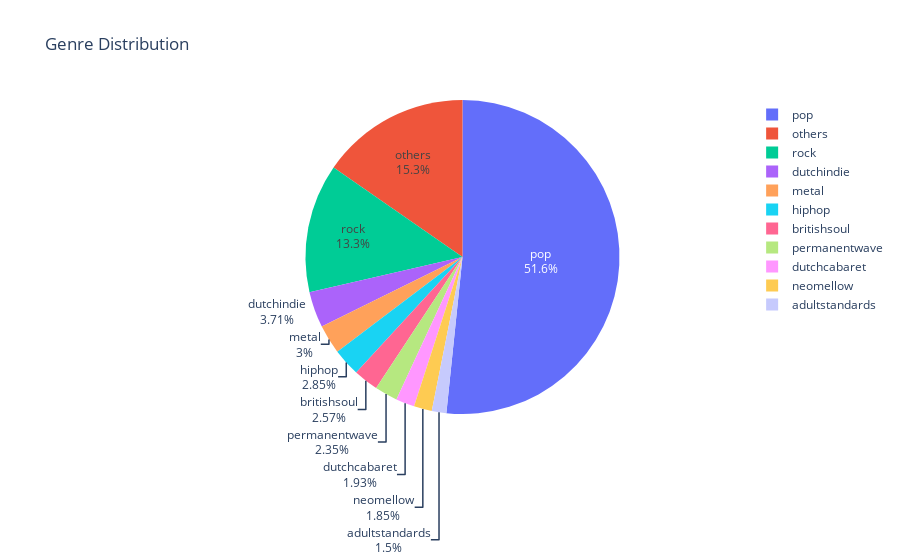

Notebook source saved alongside this figure:
### Code cell
iplot(px.pie(names=genre_count.keys(), 
       values=[genre_count[key] for key in genre_count.keys()],
       title="Genre Distribution"
      ).update_traces(textinfo='label+percent'))

### Figure 1 — Plotly figure (JSON) as saved in the notebook; plotly's stock layout.template omitted (floating-point values rounded to 4 significant figures)
{"data": [{"domain": {"x": [0, 1], "y": [0, 1]}, "hovertemplate": "label=%{label}<br>value=%{value}<extra></extra>", "labels": ["adultstandards", "rock", "hiphop", "metal", "pop", "dutchindie", "dutchcabaret", "permanentwave", "others", "britishsoul", "neomellow"], "legendgroup": "", "name": "", "showlegend": true, "textinfo": "label+percent", "type": "pie", "values": [21, 186, 40, 42, 724, 52, 27, 33, 215, 36, 26]}], "layout": {"legend": {"tracegroupgap": 0}, "title": {"text": "Genre Distribution"}}}
